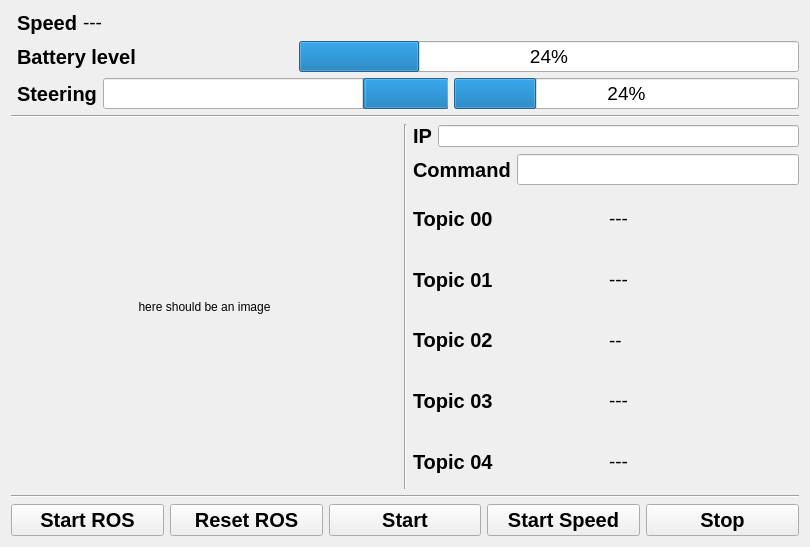
<?xml version="1.0" encoding="UTF-8"?>
<ui version="4.0">
 <class>DashboardGui</class>
 <widget class="QWidget" name="DashboardGui">
  <property name="geometry">
   <rect>
    <x>0</x>
    <y>0</y>
    <width>810</width>
    <height>547</height>
   </rect>
  </property>
  <property name="windowTitle">
   <string>Form</string>
  </property>
  <layout class="QVBoxLayout" name="verticalLayout">
   <item>
    <layout class="QHBoxLayout" name="horizontalLayout_2">
     <item>
      <widget class="Line" name="line_4">
       <property name="orientation">
        <enum>Qt::Horizontal</enum>
       </property>
      </widget>
     </item>
     <item>
      <layout class="QVBoxLayout" name="verticalLayout_3">
       <item>
        <layout class="QHBoxLayout" name="horizontalLayout_15">
         <item>
          <widget class="QLabel" name="speed_lbl">
           <property name="font">
            <font>
             <pointsize>15</pointsize>
             <weight>75</weight>
             <bold>true</bold>
            </font>
           </property>
           <property name="text">
            <string>Speed</string>
           </property>
          </widget>
         </item>
         <item>
          <widget class="QLabel" name="speed">
           <property name="sizePolicy">
            <sizepolicy hsizetype="Expanding" vsizetype="Fixed">
             <horstretch>0</horstretch>
             <verstretch>0</verstretch>
            </sizepolicy>
           </property>
           <property name="maximumSize">
            <size>
             <width>16777212</width>
             <height>16777215</height>
            </size>
           </property>
           <property name="font">
            <font>
             <pointsize>14</pointsize>
             <weight>50</weight>
             <bold>false</bold>
            </font>
           </property>
           <property name="text">
            <string>---</string>
           </property>
          </widget>
         </item>
        </layout>
       </item>
       <item>
        <layout class="QHBoxLayout" name="horizontalLayout_10">
         <item>
          <widget class="QLabel" name="battery_lbl">
           <property name="font">
            <font>
             <pointsize>15</pointsize>
             <weight>75</weight>
             <bold>true</bold>
            </font>
           </property>
           <property name="text">
            <string>Battery level</string>
           </property>
          </widget>
         </item>
         <item>
          <widget class="QProgressBar" name="battery">
           <property name="sizePolicy">
            <sizepolicy hsizetype="Expanding" vsizetype="Fixed">
             <horstretch>0</horstretch>
             <verstretch>0</verstretch>
            </sizepolicy>
           </property>
           <property name="maximumSize">
            <size>
             <width>500</width>
             <height>16777215</height>
            </size>
           </property>
           <property name="font">
            <font>
             <pointsize>14</pointsize>
            </font>
           </property>
           <property name="inputMethodHints">
            <set>Qt::ImhNone</set>
           </property>
           <property name="value">
            <number>24</number>
           </property>
          </widget>
         </item>
        </layout>
       </item>
       <item>
        <layout class="QHBoxLayout" name="horizontalLayout_7">
         <item>
          <layout class="QHBoxLayout" name="horizontalLayout_9">
           <item alignment="Qt::AlignHCenter">
            <widget class="QLabel" name="steering_lbl">
             <property name="font">
              <font>
               <pointsize>15</pointsize>
               <weight>75</weight>
               <bold>true</bold>
              </font>
             </property>
             <property name="text">
              <string>Steering</string>
             </property>
            </widget>
           </item>
          </layout>
         </item>
         <item>
          <widget class="QProgressBar" name="left_steer">
           <property name="font">
            <font>
             <pointsize>14</pointsize>
            </font>
           </property>
           <property name="value">
            <number>24</number>
           </property>
           <property name="textVisible">
            <bool>true</bool>
           </property>
           <property name="invertedAppearance">
            <bool>true</bool>
           </property>
          </widget>
         </item>
         <item>
          <widget class="QProgressBar" name="right_steer">
           <property name="font">
            <font>
             <pointsize>14</pointsize>
            </font>
           </property>
           <property name="value">
            <number>24</number>
           </property>
          </widget>
         </item>
        </layout>
       </item>
      </layout>
     </item>
    </layout>
   </item>
   <item>
    <widget class="Line" name="line_3">
     <property name="orientation">
      <enum>Qt::Horizontal</enum>
     </property>
    </widget>
   </item>
   <item>
    <layout class="QHBoxLayout" name="horizontalLayout">
     <item>
      <widget class="QLabel" name="image_feed">
       <property name="sizePolicy">
        <sizepolicy hsizetype="Expanding" vsizetype="Preferred">
         <horstretch>0</horstretch>
         <verstretch>0</verstretch>
        </sizepolicy>
       </property>
       <property name="minimumSize">
        <size>
         <width>280</width>
         <height>280</height>
        </size>
       </property>
       <property name="text">
        <string>here should be an image</string>
       </property>
       <property name="alignment">
        <set>Qt::AlignCenter</set>
       </property>
      </widget>
     </item>
     <item>
      <widget class="Line" name="line">
       <property name="orientation">
        <enum>Qt::Vertical</enum>
       </property>
      </widget>
     </item>
     <item>
      <layout class="QVBoxLayout" name="verticalLayout_5">
       <item>
        <layout class="QHBoxLayout" name="horizontalLayout_4">
         <item>
          <widget class="QLabel" name="label_11">
           <property name="font">
            <font>
             <pointsize>15</pointsize>
             <weight>75</weight>
             <bold>true</bold>
            </font>
           </property>
           <property name="text">
            <string>IP</string>
           </property>
          </widget>
         </item>
         <item>
          <widget class="QLineEdit" name="ip_address"/>
         </item>
        </layout>
       </item>
       <item>
        <layout class="QHBoxLayout" name="horizontalLayout_5">
         <item>
          <widget class="QLabel" name="label_12">
           <property name="font">
            <font>
             <pointsize>15</pointsize>
             <weight>75</weight>
             <bold>true</bold>
            </font>
           </property>
           <property name="text">
            <string>Command</string>
           </property>
          </widget>
         </item>
         <item>
          <widget class="QLineEdit" name="lineEdit_2">
           <property name="font">
            <font>
             <pointsize>14</pointsize>
            </font>
           </property>
          </widget>
         </item>
        </layout>
       </item>
       <item>
        <layout class="QHBoxLayout" name="horizontalLayout_16">
         <item>
          <widget class="QLabel" name="topic0_lbl">
           <property name="font">
            <font>
             <pointsize>15</pointsize>
             <weight>75</weight>
             <bold>true</bold>
            </font>
           </property>
           <property name="text">
            <string>Topic 00</string>
           </property>
          </widget>
         </item>
         <item>
          <widget class="QLabel" name="topic0_2">
           <property name="font">
            <font>
             <pointsize>14</pointsize>
            </font>
           </property>
           <property name="text">
            <string>---</string>
           </property>
          </widget>
         </item>
        </layout>
       </item>
       <item>
        <layout class="QHBoxLayout" name="horizontalLayout_18">
         <item>
          <widget class="QLabel" name="topic1_lbl">
           <property name="font">
            <font>
             <pointsize>15</pointsize>
             <weight>75</weight>
             <bold>true</bold>
            </font>
           </property>
           <property name="text">
            <string>Topic 01</string>
           </property>
          </widget>
         </item>
         <item>
          <widget class="QLabel" name="topic1_2">
           <property name="font">
            <font>
             <pointsize>14</pointsize>
            </font>
           </property>
           <property name="text">
            <string>---</string>
           </property>
          </widget>
         </item>
        </layout>
       </item>
       <item>
        <layout class="QHBoxLayout" name="horizontalLayout_19">
         <item>
          <widget class="QLabel" name="topic2_lbl">
           <property name="font">
            <font>
             <pointsize>15</pointsize>
             <weight>75</weight>
             <bold>true</bold>
            </font>
           </property>
           <property name="text">
            <string>Topic 02</string>
           </property>
          </widget>
         </item>
         <item>
          <widget class="QLabel" name="topic2">
           <property name="font">
            <font>
             <pointsize>14</pointsize>
            </font>
           </property>
           <property name="text">
            <string>--</string>
           </property>
          </widget>
         </item>
        </layout>
       </item>
       <item>
        <layout class="QHBoxLayout" name="horizontalLayout_17">
         <item>
          <widget class="QLabel" name="label_3">
           <property name="font">
            <font>
             <pointsize>15</pointsize>
             <weight>75</weight>
             <bold>true</bold>
            </font>
           </property>
           <property name="text">
            <string>Topic 03</string>
           </property>
          </widget>
         </item>
         <item>
          <widget class="QLabel" name="label_2">
           <property name="font">
            <font>
             <pointsize>14</pointsize>
            </font>
           </property>
           <property name="text">
            <string>---</string>
           </property>
          </widget>
         </item>
        </layout>
       </item>
       <item>
        <layout class="QHBoxLayout" name="horizontalLayout_20">
         <item>
          <widget class="QLabel" name="topic4_lbl">
           <property name="font">
            <font>
             <pointsize>15</pointsize>
             <weight>75</weight>
             <bold>true</bold>
            </font>
           </property>
           <property name="text">
            <string>Topic 04</string>
           </property>
          </widget>
         </item>
         <item>
          <widget class="QLabel" name="topic4">
           <property name="font">
            <font>
             <pointsize>14</pointsize>
            </font>
           </property>
           <property name="text">
            <string>---</string>
           </property>
          </widget>
         </item>
        </layout>
       </item>
      </layout>
     </item>
    </layout>
   </item>
   <item>
    <widget class="Line" name="line_2">
     <property name="orientation">
      <enum>Qt::Horizontal</enum>
     </property>
    </widget>
   </item>
   <item>
    <layout class="QHBoxLayout" name="horizontalLayout_3">
     <item>
      <widget class="QPushButton" name="startROS">
       <property name="font">
        <font>
         <pointsize>15</pointsize>
         <weight>75</weight>
         <bold>true</bold>
        </font>
       </property>
       <property name="text">
        <string>Start ROS</string>
       </property>
       <property name="iconSize">
        <size>
         <width>21</width>
         <height>21</height>
        </size>
       </property>
      </widget>
     </item>
     <item>
      <widget class="QPushButton" name="resetROS">
       <property name="font">
        <font>
         <pointsize>15</pointsize>
         <weight>75</weight>
         <bold>true</bold>
        </font>
       </property>
       <property name="text">
        <string>Reset ROS</string>
       </property>
      </widget>
     </item>
     <item>
      <widget class="QPushButton" name="startbutton">
       <property name="font">
        <font>
         <pointsize>15</pointsize>
         <weight>75</weight>
         <bold>true</bold>
        </font>
       </property>
       <property name="text">
        <string>Start</string>
       </property>
      </widget>
     </item>
     <item>
      <widget class="QPushButton" name="startSpeed">
       <property name="font">
        <font>
         <pointsize>15</pointsize>
         <weight>75</weight>
         <bold>true</bold>
        </font>
       </property>
       <property name="text">
        <string>Start Speed</string>
       </property>
      </widget>
     </item>
     <item>
      <widget class="QPushButton" name="stopbutton">
       <property name="font">
        <font>
         <pointsize>15</pointsize>
         <weight>75</weight>
         <bold>true</bold>
        </font>
       </property>
       <property name="text">
        <string>Stop</string>
       </property>
      </widget>
     </item>
    </layout>
   </item>
  </layout>
 </widget>
 <resources/>
 <connections/>
</ui>
